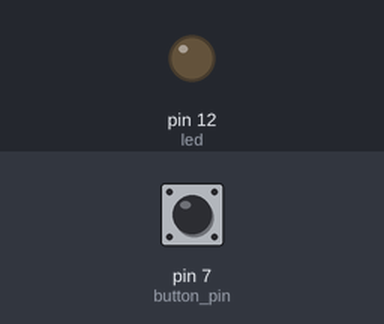
Bench run of a sketch on a simulated Arduino Uno, built with avr-gcc and run on an emulated ATmega328P. Parts: output pins drawn as LEDs (lit = HIGH). The inputs (shaded band) are chosen by the test bench; at power-on: pin 7 (button_pin) HIGH.

Above: at 1.2 s.
1.3 s: pin 7 (button_pin) pulled LOW for 0.15 s
At 1.8 s:
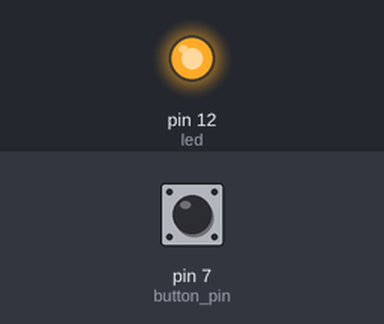
2.9 s: pin 7 (button_pin) pulled LOW for 1 s
At 4.2 s:
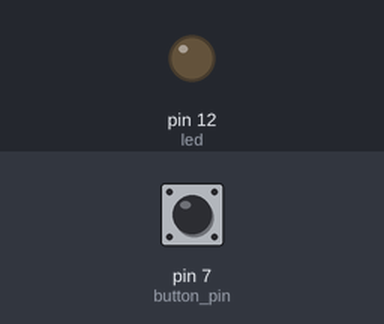
5.4 s: pin 7 (button_pin) pulled LOW for 3.2 s
At 9.0 s:
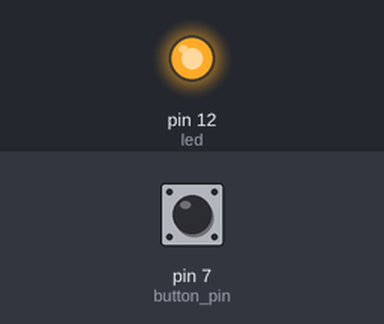
Timing chart, 0 to 10.5 s (numbered marks = the images above; inputs shaded):
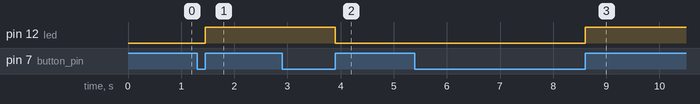

The sketch:

code.ino
```cpp
int button_pin = 7;
int led = 12;
int previous = 1;
int current ;
int count = 0;
void setup()
{
  pinMode(led, OUTPUT);
  pinMode(button_pin, INPUT_PULLUP);
}

void loop()
{
  current = digitalRead(button_pin);
  if(current == HIGH && previous == LOW){
    count = count + 1;
  }
  previous = current;
  if(count % 2 ==0 ) digitalWrite(led, LOW);
  else digitalWrite(led, HIGH);
}

/*
chân 7 đặt là INPUT_PULLUP khi đó nó ko nhận điện như chân INPUT
mà nó truyền điện đi đồng thời kèm theo 1 trở có sẵn đễ ngăn việc
ngắn mạch (gây nổ vì ko có trở)
và mạch sẽ nhận dc tín hiệu ở chân GND

*/
```

Measured:
- after the input at 1.3 s, pin 12 (led): LOW → HIGH after 0.15 s
- after the input at 2.9 s, pin 12 (led): HIGH → LOW after 1.0 s
- after the input at 5.4 s, pin 12 (led): LOW → HIGH after 3.2 s
